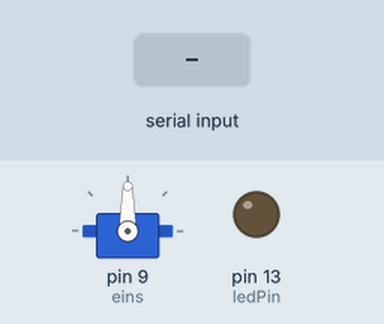
Recording of a sketch running on a simulated Arduino Uno, built with avr-gcc and run on an emulated ATmega328P. Shown: servo, output pins drawn as LEDs (lit = HIGH). The test bench sets the inputs (shaded band).

Above: at 1.2 s.
1.3 s: byte 30 received over Serial
At 2.1 s:
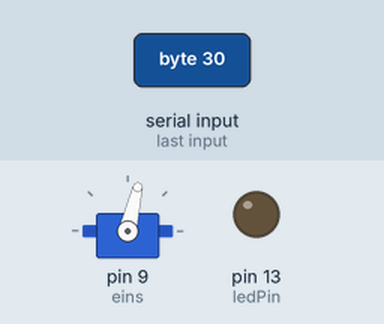
Timing chart, 0 to 4.3 s (numbered marks = the images above; inputs shaded):
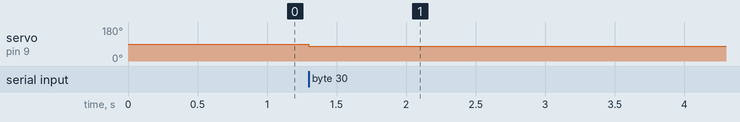

Measured:
- after the input at 1.3 s, servo on pin 9 (eins): 90° → 77° at once

The sketch:

Sketch.ino
```cpp
 #include <Servo.h>

Servo eins;
float degr = 0;
int i=0;
int stato=-1;
int ledPin = 13;

int values[] = {0,0};
float info_serial[2];
int currentValue = 0;
void setup()
{
   Serial.begin(9600);
   eins.attach(9);
   pinMode(ledPin,OUTPUT);

}

void loop()
{
   if (Serial.available() > 0)
   {
    int incomingValue = Serial.read();
    values[currentValue] = incomingValue;
    currentValue++;
    if(currentValue > 1){
      currentValue = 0;

   }


   }


   if(values[0]!=0){
     eins.write((180*values[0])/70);
    Serial.flush();
     }


  if(values[1]==1){

         if(digitalRead(ledPin)==LOW){

          acceso();


        }

           if(digitalRead(ledPin)==HIGH){
            spento();

        }
          }


}
void acceso(){

digitalWrite(ledPin,HIGH);

Serial.flush();
return;
}
void spento(){

digitalWrite(ledPin,LOW);

Serial.flush();
return;
}
```
